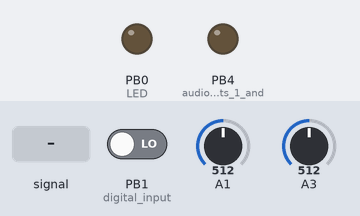
Bench run of a sketch on a simulated ATtiny85, built with avr-gcc and run on an emulated ATtiny85. On the bench: output pins drawn as LEDs (lit = HIGH). The test bench sets the inputs (shaded band); at power-on: A1 = 512, PB1 (digital_input) LOW, A3 = 512.

Above: at 0.1 s.
At 1.9 s:
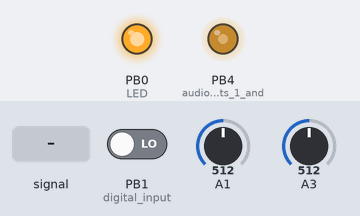
2.0 s: A1 fed a 200 Hz sine of ±81 counts around its level
Timing chart, 0 to 2.8 s (numbered marks = the images above; inputs shaded):
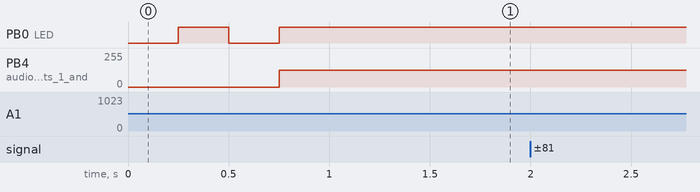

The sketch:

LPF.ino
```cpp
// (licence header left out)
#include <util/delay.h>

//button input interrupt
bool inputButtonValue;

//audio and control signal interrupt
byte audioInput, controlInput;
int count;
byte sensorMinDefault = 63;
byte sensorMin;

//control parameters
bool parameterChange = true; //behaviour after turning on: change cutoff frequency
int currentParameter = 0;
byte parameters[] = {
  255,   //frequency (255: filteropen)
  0      //resonance
};

//button press control
int button_delay;

//LPF parameters
int lastOutput, output;
int momentum;

void setup() {

  PRR = (1 << PRUSI);                  //disable USI to save power as we are not using it
  DIDR0 = (1 << ADC1D) | (1 << ADC3D); //PB2,PB3  //disable digital input in pins that do analog conversion

  pinMode(0, OUTPUT); //LED
  pinMode(4, OUTPUT); //audio output - outs 1 and 2
  pinMode(3, INPUT);  //analog- control input (knob plus external input 1)
  pinMode(2, INPUT);  //analog- audio input (external input 2)
  pinMode(1, INPUT);  //digital input (push button)

  checkVoltage();

  ADCSRA = (1<<ADEN);             //reset ADC Control (ADC Enable 1, everything else 0)
  ADCSRA |= (1<<ADPS2);           //set adc prescaler  to 16 for 500kHz sampling frequency (8 also works well but is noisier)

  ADMUX = 0;                                            //reset multiplexer settings
  //ADMUX |= (1 << REFS2) | (1 << REFS1);               //2.56V internal Voltage Reference disconnected from AREF
  ADMUX |= (0 << REFS2) | (0 << REFS1) | (0 << REFS0);  //Vcc as voltage reference --not necessary, but a reminder
  ADMUX |= (1<<ADLAR);                                  //left-adjust result (8 bit conversion)
  ADMUX |= (1 << MUX0);                                 //select ADC1 (audio input)
  ADCSRA |= (1 << ADSC);                                //start conversion

  //set clock source for PWM -datasheet p94
  PLLCSR |= (1 << PLLE);               // Enable PLL (64 MHz)
  _delay_us(100);                      // Wait for a steady state
  while (!(PLLCSR & (1 << PLOCK)));    // Ensure PLL lock
  PLLCSR |= (1 << PCKE);               // Enable PLL as clock source for timer 1

  cli();                               // Interrupts OFF (disable interrupts globally)

  //PWM Generation -timer 1
  GTCCR  = (1 << PWM1B) | (1 << COM1B1); // PWM, output on pb4, compare with OCR1B (see interrupt below), reset on match with OCR1C
  OCR1C  = 0xff;                         // 255
  TCCR1  = (1 << CS10);                  // no prescale

  //Timer Interrupt Generation -timer 0
  TCCR0A = (1 << WGM01) | (1 << WGM00);   // fast PWM
  TCCR0B = (1 << CS00);                   // no prescale
  TIMSK = (1 << TOIE0);                   // Enable Interrupt on overflow

  //Pin Change Interrupt
  GIMSK |= (1 << PCIE);    // Enable
  PCMSK |= (1 << PCINT1);  // on pin 1

  sei();                               // Interrupts ON (enable interrupts globally)
  digitalWrite(0, HIGH);
}

ISR(PCINT0_vect) {                       //PIN Interruption - has priority over Timer 0; this ensures that the switch will work
  inputButtonValue = PINB & 0x02;        //Reads button (digital input 1, the second bit in register PINB. We check the value with & binary 10, so 0x02)
}

ISR(TIMER0_OVF_vect) {                                             //Alternates between reading the audio (most of the time) and control input.

  if (!(ADMUX & 0x02)){                                             //if the audio input is selected... (it's ADC1, so MUX1 = 0. Then, ADMUX & binary 10 = 0, or !(ADMUX&0x02)

      audioInput = ADCH;                                           //read the value

      if (count < 100){                                             //until count is 100,
         if (audioInput < sensorMin) sensorMin = audioInput;        //if the audio input is low, adjust the threshold
         count++;                                                   //advance the counter
      }
      else {                                                        //from 101 onwards
          if (audioInput == sensorMin){                             //the moment the threshold is reached (makes the readings periodical),
            ADMUX |= (1 << MUX1);                                   //select the control input (ADC3, so MUX1 = 1 and MUX0=1. MUX0 was already set to 1 during setup)
          }
          else if (count > 200) {                                   //if the threshold is not reached after a while,
            sensorMin = sensorMinDefault;                           //reset
            count = 0;
          }
         else count++;
        }
    }
    else {                                                           //if the control input is selected
        controlInput = ADCH;                                         //read the value
        sensorMin = sensorMinDefault;                                //reset sensorMin
        ADMUX &= ~(1 << MUX1);                                       //select the audio input (ADC1, so MUX1 = 0 and MUX0=1. MUX0 was already set to 1 during setup)
    }

    ADCSRA |=  (1<<ADSC);                                           //start next conversion
}

void loop() {

  OCR1B = doResonantLPF(audioInput);

  setParameter();
  checkButton();
}

void setParameter() {                                                //wait until we reach the latest value stored for that parameter, then start controlling it again
  if (parameterChange) parameters[currentParameter] = controlInput;

  else if ((controlInput & 0xF0) == (parameters[currentParameter] & 0xF0) ) {  //checks the control input against stored value. & 0xF0 is a mask to ignore the 4 lower bits and use less resolution (works better)
      parameterChange = true;                                                  //If the value is the same (because we have moved the knob to the last known position for that parameter),it is ok to change the value :)
  }
}

void checkButton() {
  while (inputButtonValue == HIGH) {
    button_delay++;
    _delay_ms(10);
  }
  if ((inputButtonValue == LOW) && (button_delay > 0)) {   //button released after a while (regular single click)
    currentParameter++;
    if (currentParameter > 1) currentParameter = 0; //2 parameters, indexes 0 and 1
    flashLEDSlow(currentParameter + 1);             //parameter 0 - flash once, etc
    parameterChange = false;
    button_delay = 0;
   }
}

int doResonantLPF(int input) {

    input = input << 3;
    int distanceToGo = input - lastOutput;
    momentum = momentum + distanceToGo;
    lastOutput = lastOutput + scale(momentum, parameters[1]) + scale(distanceToGo, parameters[0]);

    output = ((lastOutput) >> 3) + (parameters[1] >> 2);

    if (output < 0) { output = 0; momentum = momentum >> 1;}
    if (output > 255) {output = 255; momentum = momentum >> 1;}

    return output;
}

int scale(int input, byte factor) {

  int output =                                              //every line adds precision - and output noise
            ( (input>>1) & (-((128&factor)>>7)) )
            + ( (input>>2) & (-((64&factor)>>6)) )
            + ( (input>>3) & (-((32&factor)>>5)) )
            + ( (input>>4) & (-((16&factor)>>4)) )
            + ( (input>>5) & (-((8&factor)>>3)) )  ;
         /* + ( (input>>6) & (-((4&factor)>>2)) )
            + ( (input>>7) & (-((2&factor)>>1)) )
            + ( (input>>8) & (- (1&factor)    ) ); */

  return output;
}

void checkVoltage() {                   //voltage from 255 to 0; 46 is (approx)5v, 94 is 2.8, 104-106 is 2.5
                                        //we measure a fixed value of 1.1 against Vcc, so the lower the measurement, the higher Vcc
  ADMUX = (0 << REFS1) | (0 << REFS0);  //Vcc as reference
  ADMUX |= (1 << ADLAR);                //Left adjust result (8 bit conversion stored in ADCH)
  ADMUX |= (1 << MUX3) | (1 << MUX2);   //1.1v input
  delay(250);                           //Wait for Vref to settle
  ADCSRA |= (1 << ADSC);                //Start conversion
  while (bit_is_set(ADCSRA, ADSC));     //wait while measuring
  if (ADCH > 103)                       //approx 2.6
    flashLED(8, 100);
  else
    flashLED(1, 250);
}

void flashLED (int times, int gap) {     //for voltage check only (uses regular delay)
  for (int i = 0; i < times; i++)
  {
    digitalWrite(0, HIGH);
    delay(gap);
    digitalWrite(0, LOW);
    delay(gap);
  }
}

void flashLEDSlow(int times) {
  for (int i = 0; i < times; i++){
    _delay_ms(100);
    digitalWrite(0, LOW);
    _delay_ms(100);
    digitalWrite(0, HIGH);
  }
}
```
